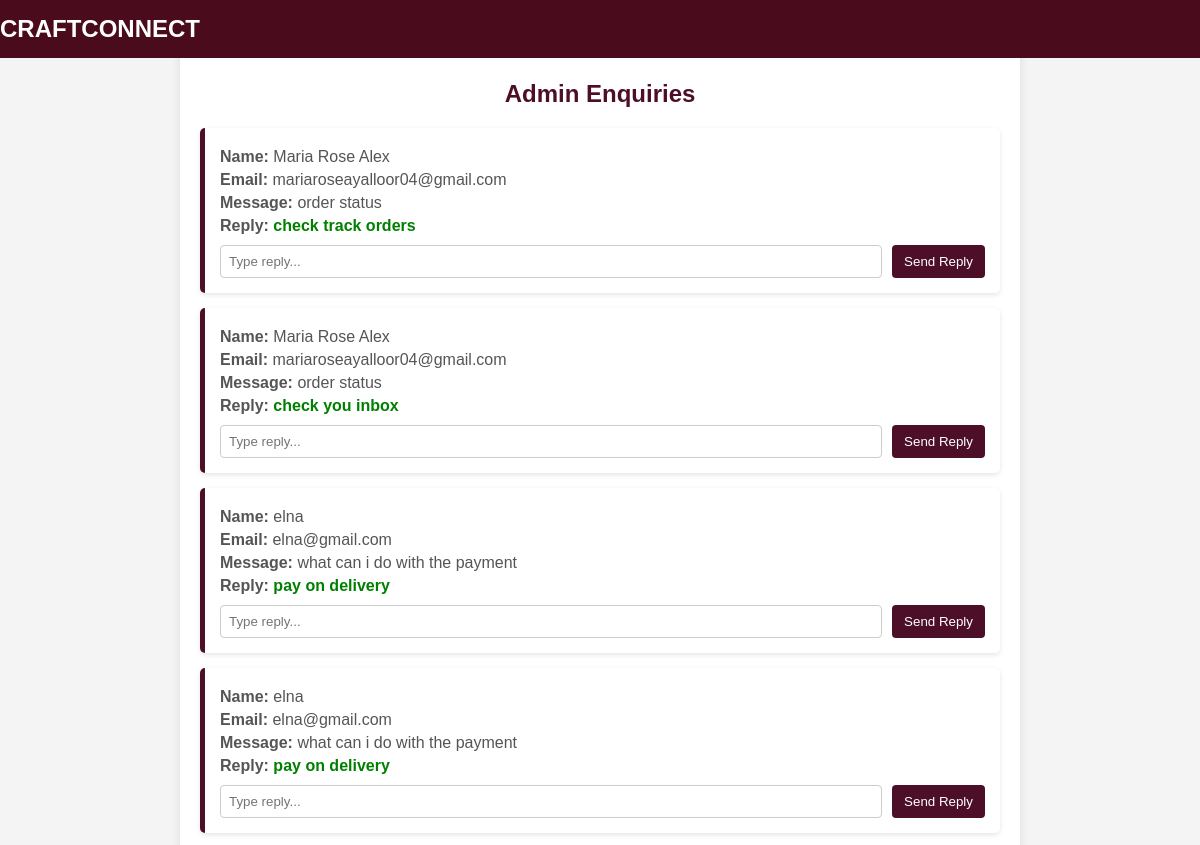
/admin/enquiries (upper part), run on an earlier commit of the app's database.
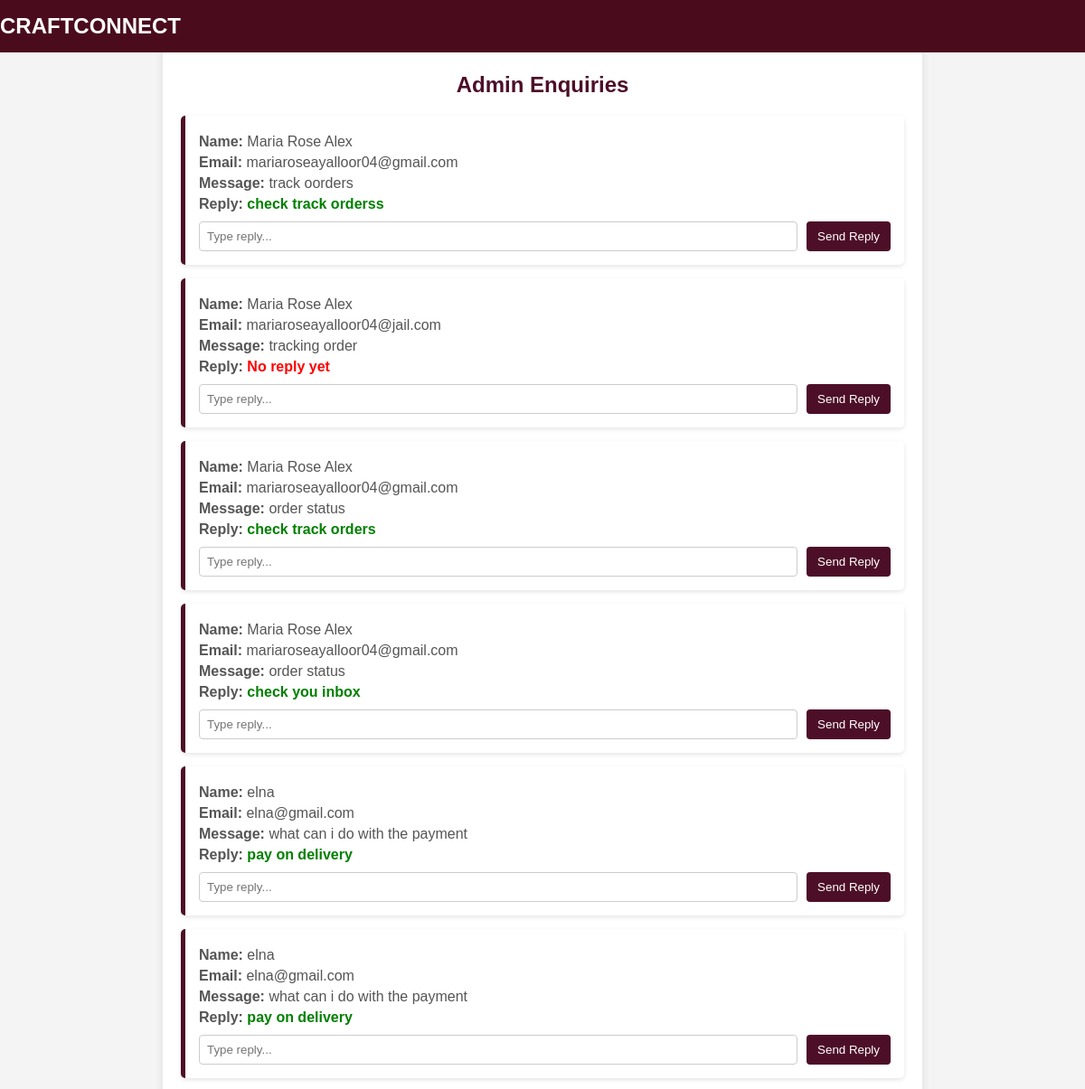
And on a later commit of the database.
### tables this page shows
CREATE TABLE enquiry_replies (
            id INTEGER PRIMARY KEY AUTOINCREMENT,
            enquiry_id INTEGER NOT NULL,
            reply TEXT NOT NULL,
            timestamp DATETIME DEFAULT CURRENT_TIMESTAMP,
            FOREIGN KEY (enquiry_id) REFERENCES contact_messages(id)
        );

CREATE TABLE contact_messages (
            id INTEGER PRIMARY KEY AUTOINCREMENT,
            name TEXT NOT NULL,
            email TEXT NOT NULL,
            content TEXT NOT NULL,
            timestamp DATETIME DEFAULT CURRENT_TIMESTAMP
        , reply TEXT, status TEXT DEFAULT 'unread');

### app.py (the view)
@app.route('/admin/enquiries')
def admin_enquiries():
    conn = sqlite3.connect('craftconnect.db')
    cursor = conn.cursor()
    cursor.execute('''
        SELECT cm.id, cm.name, cm.email, cm.content, er.reply
        FROM contact_messages cm
        LEFT JOIN enquiry_replies er ON cm.id = er.enquiry_id
        ORDER BY cm.id DESC
    ''')
    enquiries = cursor.fetchall()
    conn.close()
    return render_template('admin_enquiries.html', enquiries=enquiries)

### templates/admin_enquiries.html (shortened to what this page needs)
<!DOCTYPE html>
<html lang="en">
<head>
    <link rel="stylesheet" href="{{ url_for('static', filename='css/admin_enquiries.css') }}">
</head>
<body>
    <nav class="navbar">CRAFTCONNECT</nav>
    <div class="container">
        <h2>Admin Enquiries</h2>
        {% for enquiry in enquiries %}
        <div class="enquiry-card">
            <div class="enquiry-details">
                <p><strong>Name:</strong> {{ enquiry[1] }}</p>
                <p><strong>Email:</strong> {{ enquiry[2] }}</p>
                <p><strong>Message:</strong> {{ enquiry[3] }}</p>
                <p><strong>Reply:</strong>
                    {% if enquiry[4] %}
                        <span class="replied">{{ enquiry[4] }}</span>
                    {% else %}
                        <span class="no-reply">No reply yet</span>
                    {% endif %}
                </p>
            </div>
            <form action="{{ url_for('reply_enquiry', enquiry_id=enquiry[0]) }}" method="POST">
                <input type="text" name="reply_message" placeholder="Type reply..." required>
                <button type="submit">Send Reply</button>
            </form>
        </div>
        {% endfor %}
    </div>
</body>
</html>

What changed in the data, as far as the page shows it:
added enquiry_replies: name "Maria Rose Alex", email "mariaroseayalloor04@gmail.com", content "track oorders", reply "check track orderss"
added contact_messages: name "Maria Rose Alex", email "mariaroseayalloor04@jail.com", content "tracking order", shows "No reply yet"
